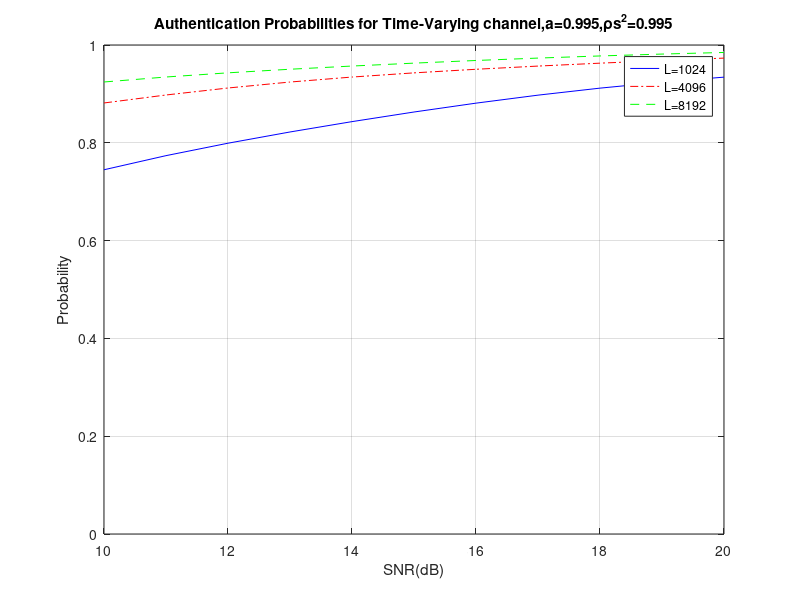

Write the MATLAB code that produced this figure.
clc;
clear all;

a=0.995;
x=10:20;
sigma_h=1;
sigma_u=(1-a*a)*sigma_h;
ss=0.995;
tt=1-ss;
L_1=1024;
L_2=4096;
L_3=8192;
n=1000;
h=zeros(1,n);
h(1)=(1/sqrt(2))*( randn(1,1) + 1i*randn(1,1)); 
u=sqrt(sigma_u)*randn(1,n);
for i=2:n
    h(i)=a*h(i-1)+u(i);
end
for i=1:11
    for j=1:n
        N0(i)=1/(10^(((10+i-1))/10));
        gama(j)=((abs(h(j))).^2)/N0(i);
        sigma_v_1(j)=sqrt(L_1/(tt*gama(j)));
        sigma_v_2(j)=sqrt(L_2/(tt*gama(j)));
        sigma_v_3(j)=sqrt(L_3/(tt*gama(j)));
        tao_0_1(j)=sqrt(2)*erfinv(2*0.99-1)*sigma_v_1(j);%用反误差函数解方程
        tao_0_2(j)=sqrt(2)*erfinv(2*0.99-1)*sigma_v_2(j);
        tao_0_3(j)=sqrt(2)*erfinv(2*0.99-1)*sigma_v_3(j);
        middle_1(i,j)=(tao_0_1(j)-L_1)/sigma_v_1(j);
        middle_2(i,j)=(tao_0_2(j)-L_2)/sigma_v_2(j);
        middle_3(i,j)=(tao_0_3(j)-L_3)/sigma_v_3(j);
    end
end
for i=1:11
    p_1(i,:)=1-cdf('Normal',middle_1(i,:),0,1);
    p_2(i,:)=1-cdf('Normal',middle_2(i,:),0,1);
    p_3(i,:)=1-cdf('Normal',middle_3(i,:),0,1);
    P_1(i)=mean(p_1(i,:));
    P_2(i)=mean(p_2(i,:));
    P_3(i)=mean(p_3(i,:));
end
plot(x,P_1,'-b',x,P_2,'-.r',x,P_3,'--g');;axis([10,20,0,1]);grid on,xlabel('SNR(dB)'),ylabel('Probability'),legend('L=1024','L=4096','L=8192'),title('Authentication Probabilities for Time-Varying channel,a=0.995,ρs^2=0.995');        
        
    